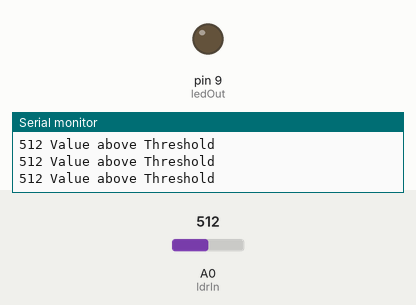
This sketch was run on a simulated Arduino Uno, built with avr-gcc and run on an emulated ATmega328P. On the bench: output pins drawn as LEDs (lit = HIGH), the last lines printed to the serial monitor. Inputs (shaded band) come from the test bench; at power-on: A0 (ldrIn) = 512.

Above: at 1.3 s.
1.4 s: A0 (ldrIn) set to 491
At 2.6 s:
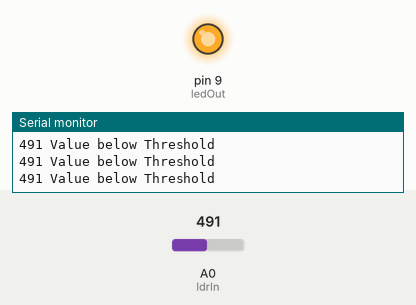
3.0 s: A0 (ldrIn) set to 510
At 3.8 s:
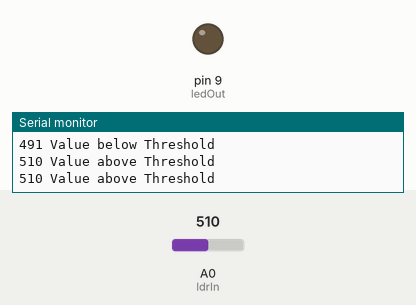
4.5 s: A0 (ldrIn) set to 490
At 5.0 s:
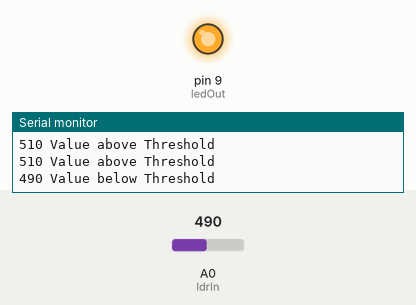
Timing chart, 0 to 7.5 s (numbered marks = the images above; inputs shaded):
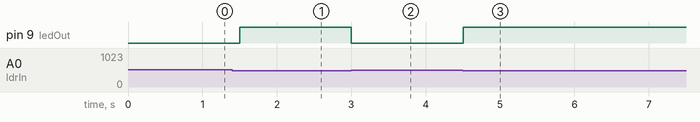

Measured:
- the behaviour switches between 501 and 500 on A0 (ldrIn) (found by bisection; images 0 and 1)
- after the input at 1.4 s, pin 9 (ledOut): LOW → HIGH after 0.10 s
- after the input at 3.0 s, pin 9 (ledOut): HIGH → LOW at once
- after the input at 4.5 s, pin 9 (ledOut): LOW → HIGH at once

The sketch:

ldr_led.ino
```cpp
int ledOut = 9;
int val;
int ldrIn = 0;

void setup()
{
 pinMode(ledOut, OUTPUT);
 Serial.begin(9600);
}

void loop()
{
 val = analogRead(ldrIn);
  if(val <= 500) {
    Serial.println((String)val + " Value below Threshold ");
   digitalWrite(ledOut, HIGH);
  }
  else {
    Serial.println( (String)val +" Value above Threshold");
   digitalWrite(ledOut, LOW);
  }
 delay(500);
}
```
